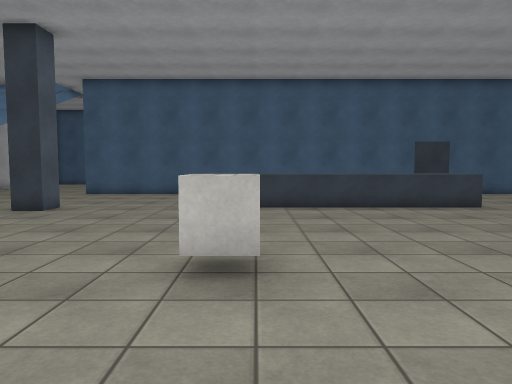
[1] (above)

18 first-person views from a walk through a 3-D level made in the Unity game engine. The camera is 1.4 m above the floor, tilts 4° down and sees 70° across. The floor is counted in squares, 1 m on a side. Each view is taken from the middle of a square. On the plan, view 1 faces up. The plan holds only what a view shows up to about 16 squares ahead; the rest is blank. The player character is not drawn. Surface patterns are stand-ins for the level's own textures.

[2]
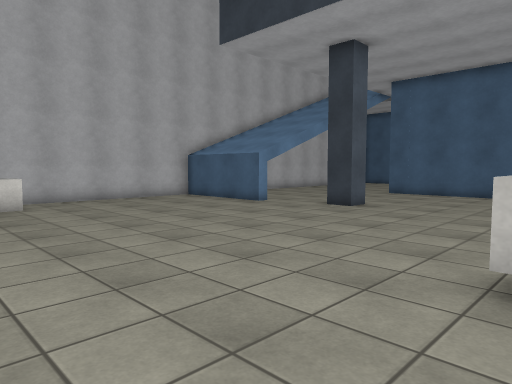

[3]
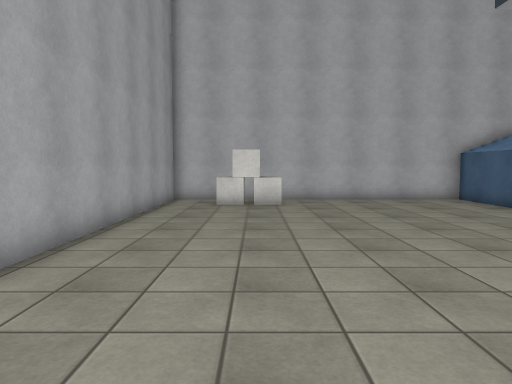

[4]
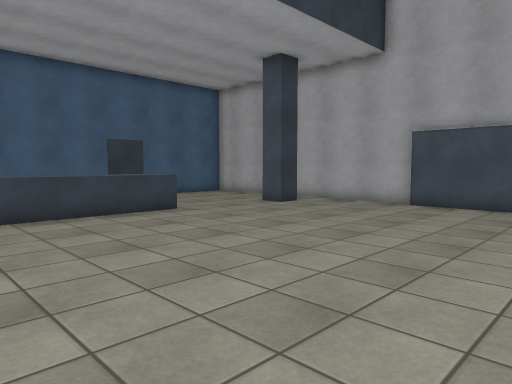

[5]
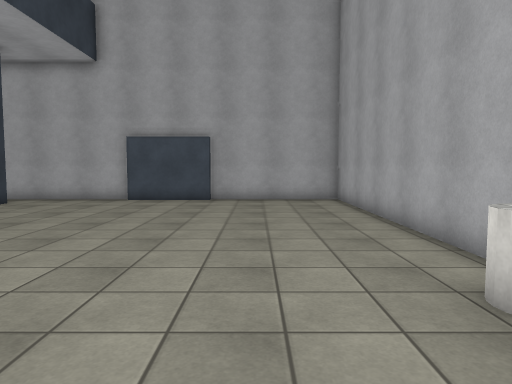

[6]
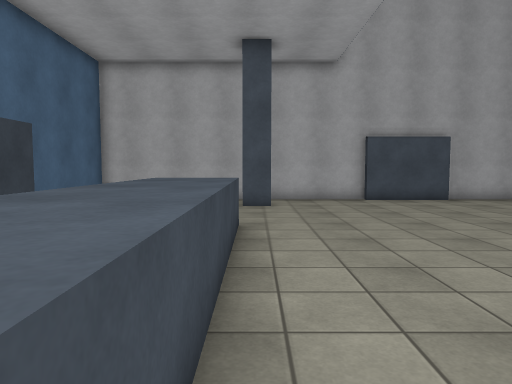

[7]
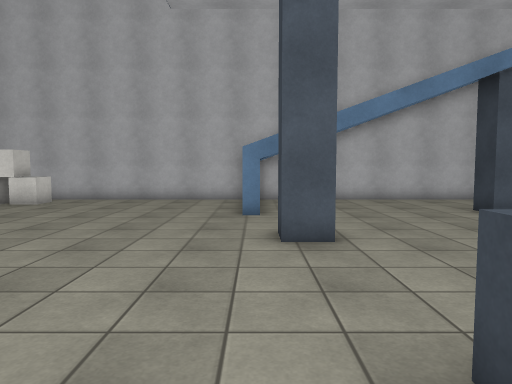

[8]
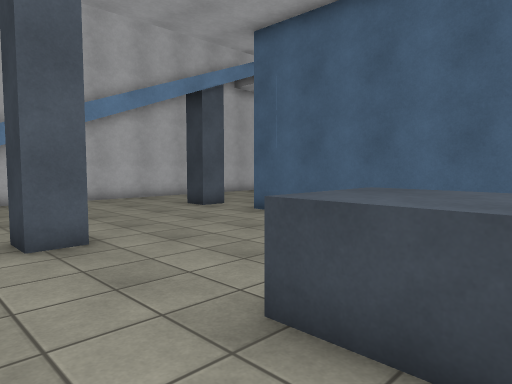

[9]
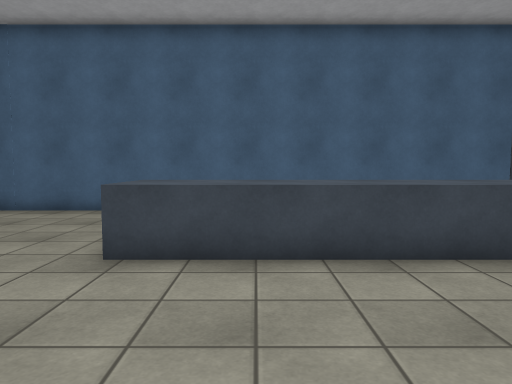

[10]
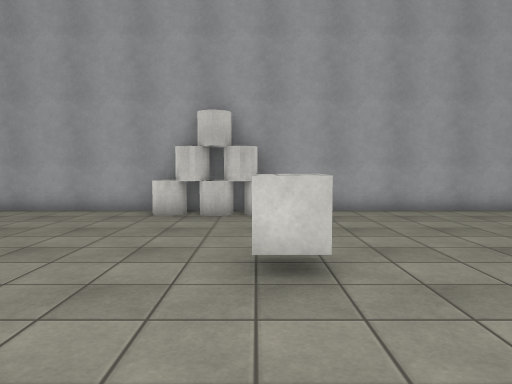

[11]
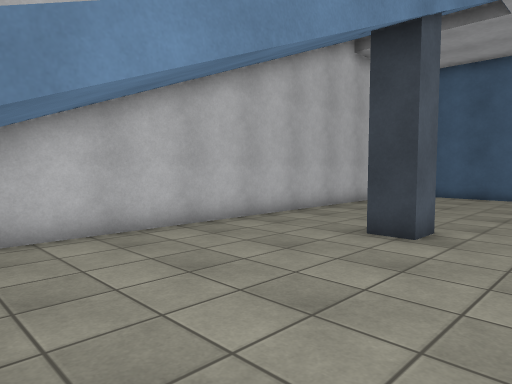

[12]
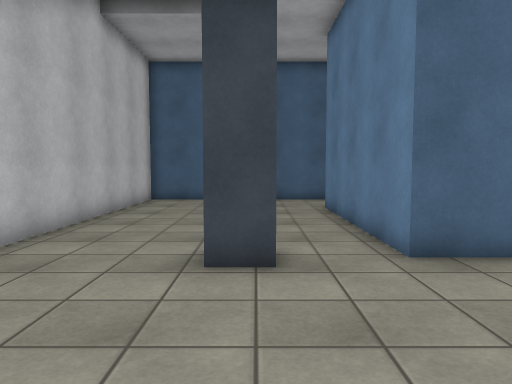

[13]
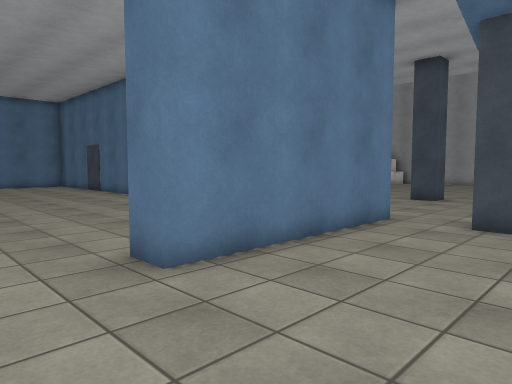

[14]
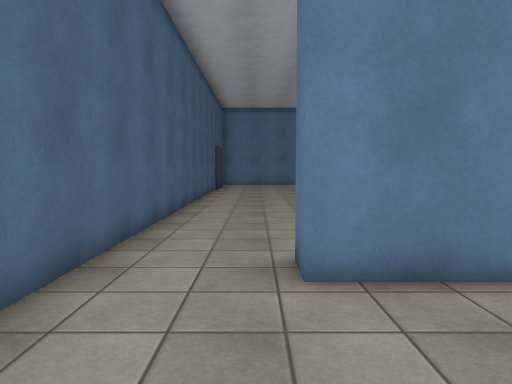

[15]
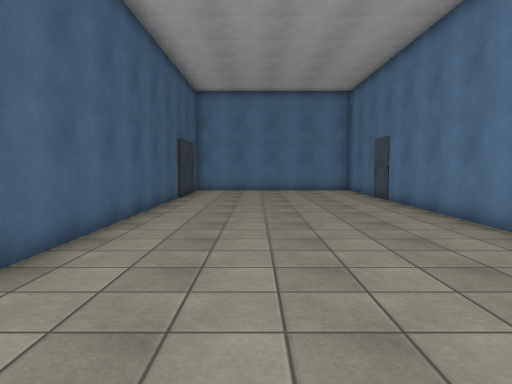

[16]
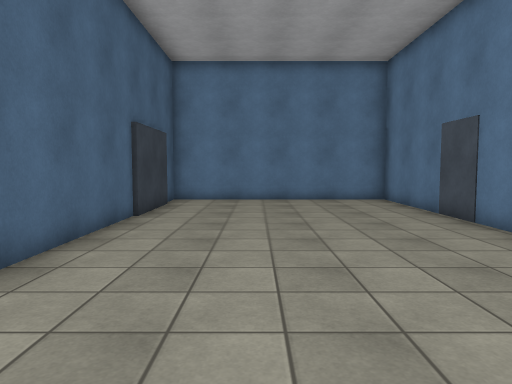

[17]
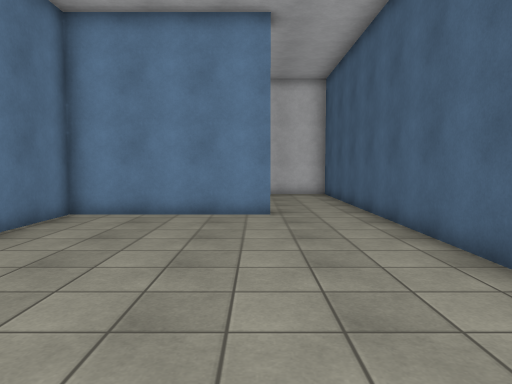

[18]
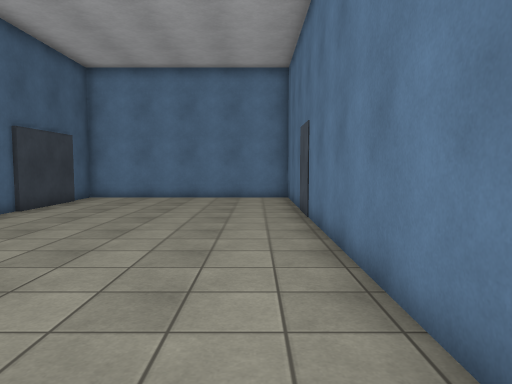

### Floor plan
Ten units are one square. View 1 is at (0, 0); x grows to the right and y downward. Boxes are objects, and circles mark ways between rooms. Rooms are numbered by the first view taken in them; rooms with no view inside come last. Other rooms are left out.
<svg viewBox="-159 -290 309 310">
<path fill="none" stroke="#000" d="M-67 -115 -77 -115 -77 -125 -67 -125 -67 -115M-104 -114 -104 -106 -154 -106 -154 15 145 15 145 -40M78 -124 -24 -124M-115 -190 -107 -190 -107 -180 -118 -180M129 -115 119 -115 119 -125M145 -72 145 -186 -86 -186 -86 -254 -76 -254M143 -39 143 -74M-64 -285 -154 -285 -154 -111M0 -196 145 -195 145 -285 -64 -285M-76 -254 -76 -196 -47 -196"/>
<rect x="-145" y="-35" width="10" height="30" fill="#bbb"><title>other object</title></rect>
<rect x="-15" y="-55" width="20" height="10" fill="#bbb"><title>cube</title></rect>
<rect x="-5" y="-5" width="40" height="20" fill="#bbb"><title>other object</title></rect>
<circle cx="-65" cy="-265" r="3" fill="#2a7"/>
<text x="-20" y="-100">1</text>
<text x="30" y="-240">2</text>
</svg>
Room 1 opens to room 2.

Where each view was taken, in squares from view 1:
view 1: 0 up, 0 right, facing up
view 2: 0 up, 0 right, facing up-left
view 3: 2 up, 0 right, facing left
view 4: 2 up, 1 right, facing up-right
view 5: 2 up, 1 left, facing right
view 6: 12 up, 1 left, facing right
view 7: 11 up, 0 right, facing left
view 8: 10 up, 0 right, facing up-left
view 9: 7 up, 0 right, facing up
view 10: 10 up, 0 right, facing down
view 11: 11 up, 8 left, facing up-left
view 12: 13 up, 11 left, facing up
view 13: 28 up, 13 left, facing down-right
view 14: 26 up, 13 left, facing right
view 15: 25 up, 7 left, facing right
view 16: 25 up, 1 left, facing right
view 17: 25 up, 3 right, facing left
view 18: 21 up, 2 left, facing right
